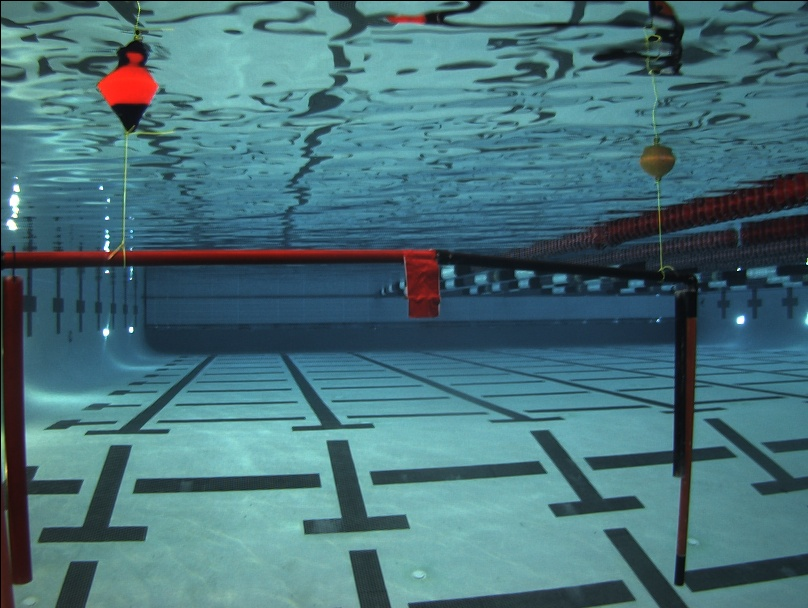
#> input picture images/1257.jpg, 808 x 608 px
$ jupyter execute --allow-errors MORPH-TRANS.ipynb   (shell and % lines are left out)   (older library calls are emulated)
#> lines starting #> are read from the running program, lines starting #| are printed output that depends on the picture; after the words box and inside, x2 and y2 are one past the last pixel; in counts of white or black regions, pixels touching at a corner belong together
# Morphological Transformation

# imports

[cell 1]
import cv2
import numpy as np
import pandas as pd
import os
from matplotlib import pyplot as plt

# useful methods

[cell 2]
def resize(img, scale): # resize image to scale value param
    return cv2.resize(img, (int(img.shape[1] * scale), int(img.shape[0] * scale) ) )


# [6 lines left out: function scaled, not called in this run]


def color_filter(image, lower_upper_list): # 2nd param now takes a list to handle python3
    lower = np.array(lower_upper_list[0], dtype="uint8")
    upper = np.array(lower_upper_list[1], dtype="uint8")

    mask = cv2.inRange(image, lower, upper)
    output = cv2.bitwise_and(image, image, mask = mask)

    return output, mask

# import images from dirs

[cell 3]
img_folder = "../images/"

img_base_name = "1257"

img_path = img_folder + img_base_name + ".jpg"

img = cv2.imread(img_path)
#> img is the input picture: shape (608, 808, 3); mean B, G, R 121.9, 114.2, 72.8

img.shape

# show image in RGB and HSV colorspace

[cell 4]
plt.figure(figsize=(10, 6) )
plt.imshow(cv2.cvtColor(img, cv2.COLOR_BGR2RGB) )
plt.show()

plt.figure(figsize=(10, 6) )
plt.imshow(cv2.cvtColor(img, cv2.COLOR_BGR2HSV) )
plt.show()
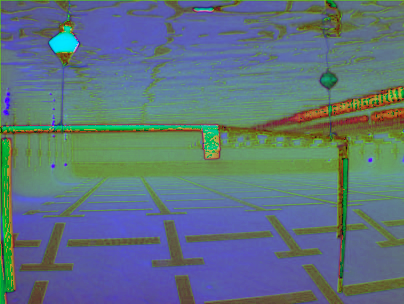
#> shown: shape (608, 808, 3) (shown at 1/2 size); mean R, G, B 93.4, 114.9, 125.4

# color filtering

### threshold values for RGB color space

[cell 5]
## RGB
#lower_thresh = np.array([0, 0, 0])
#upper_thresh = np.array([100, 255, 255])

#img = cv2.cvtColor(img, cv2.COLOR_BGR2RGB)

### threshold values for HSV color space

[cell 6]
## HSV
lower_thresh = np.array([0, 0, 0]) # [0, 120, 0]
upper_thresh = np.array([180, 255, 60])

img_hsv = cv2.cvtColor(img, cv2.COLOR_BGR2HSV)

# filter color

[cell 7]
#img_color_filt, mask = color_filter(img, [lower_thresh, upper_thresh] )
img_color_filt, mask = color_filter(img_hsv, [lower_thresh, upper_thresh] )
#> in color_filter, `lower = np.array(lower_upper_list[0], dtype="uint8")`: lower = [0, 0, 0]
#> in color_filter, `upper = np.array(lower_upper_list[1], dtype="uint8")`: upper = [180, 255, 60]
#> in color_filter, `mask = cv2.inRange(image, lower, upper)`:
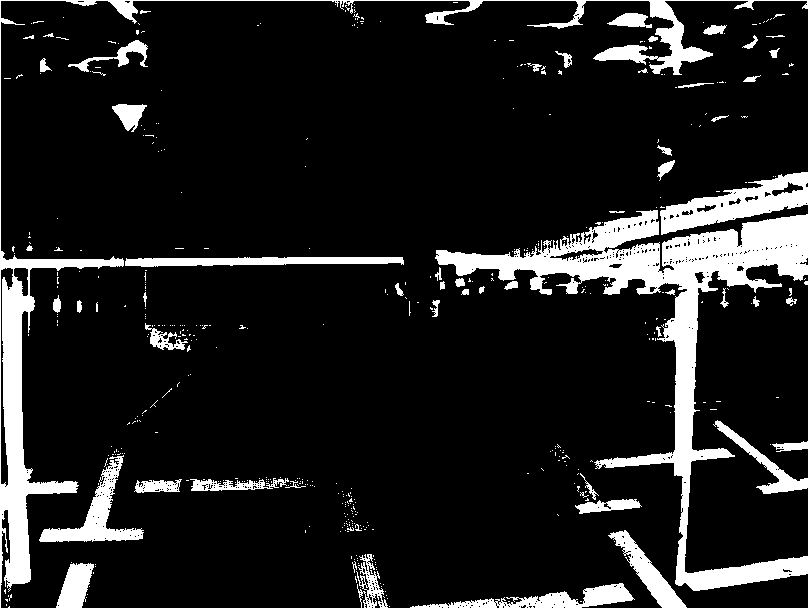
#> mask: shape (608, 808); 12% white; 471 white regions (413 under 20 px), largest, box (x1, y1, x2, y2) and area: (435, 210, 808, 591) 23383, (0, 0, 808, 608) 13385, (660, 172, 808, 235) 3948

# show filtered

[cell 8]
plt.figure(figsize=(10, 6) )
plt.imshow(img_color_filt) # original colorspace
plt.show()

[cell 9]
plt.figure(figsize=(10, 6) )
plt.imshow(cv2.cvtColor(img_color_filt, cv2.COLOR_HSV2RGB) )
plt.show()

## Morphs
1. erode
2. open
3. closing
4. dilation
5. gradient
6. tophat
7. blackhat

*basic kernel*

[cell 10]
kernel = np.ones((5, 5), np.uint8)

### *erode - fade/trim*

[cell 11]
erode_morph = cv2.erode(img_color_filt, kernel, iterations=1)
#> erode_morph: shape (608, 808, 3); mean H, S, V 3.7, 4.4, 2

plt.figure(figsize=(10, 6) )
#plt.imshow(erode_morph, cmap="gray")
plt.imshow(cv2.cvtColor(erode_morph, cv2.COLOR_HSV2RGB) )
plt.show()

### *open - remove specs (erosion followed by dilation)*

[cell 12]
open_morph = cv2.morphologyEx(img_color_filt, cv2.MORPH_OPEN, kernel)
#> open_morph: shape (608, 808, 3); mean H, S, V 7.4, 8.2, 3.6

plt.figure(figsize=(10, 6) )
#plt.imshow(open_morph, cmap="gray")
plt.imshow(cv2.cvtColor(open_morph, cv2.COLOR_HSV2RGB) )
plt.show()

### *closing - fill in*

[cell 13]
close_morph = cv2.morphologyEx(img_color_filt, cv2.MORPH_CLOSE, kernel)
#> close_morph: shape (608, 808, 3); mean H, S, V 13.8, 15.9, 6.4

plt.figure(figsize=(10, 6) )
#plt.imshow(close_morph, cmap="gray")
plt.imshow(cv2.cvtColor(close_morph, cv2.COLOR_HSV2RGB) )
plt.show()

### *dilation - make chubby*

[cell 14]
dilate_morph = cv2.dilate(img_color_filt, kernel, iterations=2)
#> dilate_morph: shape (608, 808, 3); mean H, S, V 29.6, 38.2, 14.3

plt.figure(figsize=(10, 6) )
#plt.imshow(dilate_morph, cmap="gray")
plt.imshow(cv2.cvtColor(dilate_morph, cv2.COLOR_HSV2RGB) )
plt.show()

### *gradient - diff bet'w dilation and erosion*

[cell 15]
grad_morph = cv2.morphologyEx(img_color_filt, cv2.MORPH_GRADIENT, kernel)
#> grad_morph: shape (608, 808, 3); mean H, S, V 18, 22.5, 8.4

plt.figure(figsize=(10, 6) )
#plt.imshow(grad_morph, cmap="gray")
plt.imshow(cv2.cvtColor(grad_morph, cv2.COLOR_HSV2RGB) )
plt.show()

### *top hat - diff bet'w input img and opening (remove specs)*

[cell 16]
tophat_morph = cv2.morphologyEx(img_color_filt, cv2.MORPH_TOPHAT, kernel)
#> tophat_morph: shape (608, 808, 3); mean H, S, V 4, 4.8, 1.7

plt.figure(figsize=(10, 6) )
#plt.imshow(tophat_morph, cmap="gray")
plt.imshow(cv2.cvtColor(tophat_morph, cv2.COLOR_HSV2RGB) )
plt.show()

### *blackhat - diff bet'w closing and input img*

[cell 17]
blackhat_morph = cv2.morphologyEx(img_color_filt, cv2.MORPH_BLACKHAT, kernel)
#> blackhat_morph: shape (608, 808, 3); mean H, S, V 2.3, 2.9, 1.2

plt.figure(figsize=(10, 6) )
#plt.imshow(blackhat_morph, cmap="gray")
plt.imshow(cv2.cvtColor(blackhat_morph, cv2.COLOR_HSV2RGB) )
plt.show()

# MORPH combinations testing
---

*open -> dilate*

[cell 18]
open_morph = cv2.morphologyEx(img_color_filt, cv2.MORPH_OPEN, kernel)
dilate_morph = cv2.dilate(open_morph, kernel, iterations=3)
#> dilate_morph: shape (608, 808, 3); mean H, S, V 19, 19.3, 8.4

plt.figure(figsize=(10, 6) )
#plt.imshow(open_morph, cmap="gray")
plt.imshow(cv2.cvtColor(open_morph, cv2.COLOR_HSV2RGB) )
plt.show()

plt.figure(figsize=(10, 6) )
#plt.imshow(dilate_morph, cmap="gray")
plt.imshow(cv2.cvtColor(dilate_morph, cv2.COLOR_HSV2RGB) )
plt.show()

*open -> close -> dilate*

[cell 19]
open_morph = cv2.morphologyEx(img_color_filt, cv2.MORPH_OPEN, kernel)
close_morph = cv2.morphologyEx(open_morph, cv2.MORPH_CLOSE, kernel)
#> close_morph: shape (608, 808, 3); mean H, S, V 7.8, 8.6, 3.7
dilate_morph = cv2.dilate(close_morph, kernel, iterations=3)

plt.figure(figsize=(10, 6) )
#plt.imshow(open_morph, cmap="gray")
plt.imshow(cv2.cvtColor(open_morph, cv2.COLOR_HSV2RGB) )
plt.show()

plt.figure(figsize=(10, 6) )
#plt.imshow(close_morph, cmap="gray")
plt.imshow(cv2.cvtColor(close_morph, cv2.COLOR_HSV2RGB) )
plt.show()

plt.figure(figsize=(10, 6) )
#plt.imshow(dilate_morph, cmap="gray")
plt.imshow(cv2.cvtColor(dilate_morph, cv2.COLOR_HSV2RGB) )
plt.show()

*close -> open -> dilate*

[cell 20]
close_morph = cv2.morphologyEx(img_color_filt, cv2.MORPH_CLOSE, kernel)
open_morph = cv2.morphologyEx(close_morph, cv2.MORPH_OPEN, kernel)
#> open_morph: shape (608, 808, 3); mean H, S, V 12.4, 13.6, 5.8
dilate_morph = cv2.dilate(open_morph, kernel, iterations=3)
#> dilate_morph: shape (608, 808, 3); mean H, S, V 26.3, 27.9, 12.3

plt.figure(figsize=(10, 6) )
#plt.imshow(close_morph, cmap="gray")
plt.imshow(cv2.cvtColor(close_morph, cv2.COLOR_HSV2RGB) )
plt.show()

plt.figure(figsize=(10, 6) )
#plt.imshow(open_morph, cmap="gray")
plt.imshow(cv2.cvtColor(open_morph, cv2.COLOR_HSV2RGB) )
plt.show()

plt.figure(figsize=(10, 6) )
#plt.imshow(dilate_morph, cmap="gray")
plt.imshow(cv2.cvtColor(dilate_morph, cv2.COLOR_HSV2RGB) )
plt.show()

*close -> dilate*

[cell 21]
close_morph = cv2.morphologyEx(img_color_filt, cv2.MORPH_CLOSE, kernel)
#open_morph = cv2.morphologyEx(close_morph, cv2.MORPH_OPEN, kernel)
dilate_morph = cv2.dilate(close_morph, kernel, iterations=3)
#> dilate_morph: shape (608, 808, 3); mean H, S, V 36.7, 48.6, 17.7

plt.figure(figsize=(10, 6) )
#plt.imshow(close_morph, cmap="gray")
plt.imshow(cv2.cvtColor(close_morph, cv2.COLOR_HSV2RGB) )
plt.show()

plt.figure(figsize=(10, 6) )
#plt.imshow(dilate_morph, cmap="gray")
plt.imshow(cv2.cvtColor(dilate_morph, cv2.COLOR_HSV2RGB) )
plt.show()

[cell 22]
vid_hsv2bgr = cv2.cvtColor(dilate_morph, cv2.COLOR_HSV2BGR)
img_gray_bgr = cv2.cvtColor(vid_hsv2bgr, cv2.COLOR_BGR2GRAY)

img_gray_hsv = cv2.cvtColor(dilate_morph, cv2.COLOR_BGR2GRAY)

plt.figure(figsize=(10, 6) )
plt.imshow(img_gray_hsv, cmap="gray")
plt.show()

plt.figure(figsize=(10, 6) )
plt.imshow(img_gray_bgr, cmap="gray")
plt.show()

[cell 23]
ret_1, img_thresh_1 = cv2.threshold(img_gray_hsv, 100, 255, cv2.THRESH_BINARY + cv2.THRESH_OTSU)
#> img_thresh_1: shape (608, 808); 30.9% white; 37 white regions, largest, box (x1, y1, x2, y2) and area: (379, 166, 808, 608) 67811, (0, 0, 808, 608) 58929, (128, 471, 321, 499) 4479
#> ret_1 = 61
ret_2, img_thresh_2 = cv2.threshold(img_gray_bgr, 100, 255, cv2.THRESH_BINARY + cv2.THRESH_OTSU)
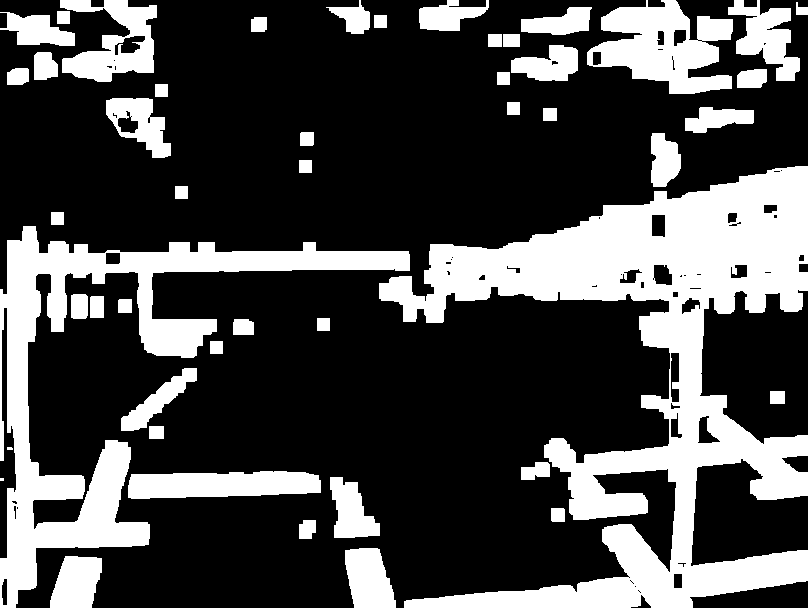
#> img_thresh_2: shape (608, 808); 28.5% white; 48 white regions (2 under 20 px)
#> ret_2 = 19

#ret_1, img_thresh_1 = cv2.threshold(img_gray_1, 127, 255, cv2.THRESH_BINARY)
#ret_2, img_thresh_2 = cv2.threshold(img_gray_2, 127, 255, cv2.THRESH_BINARY)

plt.figure(figsize=(10, 6) )
plt.imshow(img_thresh_1, cmap="gray")
plt.show()

plt.figure(figsize=(10, 6) )
plt.imshow(img_thresh_2, cmap="gray")
plt.show()

[cell 24]
#img1_c, img1_contours, img1_heirarchy = cv2.findContours(img_gray_1, cv2.RETR_TREE, cv2.CHAIN_APPROX_SIMPLE)
#img2_c, img2_contours, img2_heirarchy = cv2.findContours(img_gray_2, cv2.RETR_TREE, cv2.CHAIN_APPROX_SIMPLE)

img1_c, img1_contours, img1_heirarchy = cv2.findContours(img_thresh_1, cv2.RETR_TREE, cv2.CHAIN_APPROX_SIMPLE)
#> img1_contours = 56 contours, 16 with area under 20; largest, box (x1, y1, x2, y2) and area: (379, 166, 808, 608) 66296, (0, 0, 808, 608) 55848, (128, 471, 321, 499) 4266, (345, 548, 396, 608) 2265, (106, 98, 171, 158) 2204; img1_heirarchy = 56 rows, first 6: [1, -1, -1, -1], [2, 0, -1, -1], [3, 1, -1, -1], [4, 2, -1, -1], [5, 3, -1, -1], [6, 4, -1, -1]
img2_c, img2_contours, img2_heirarchy = cv2.findContours(img_thresh_2, cv2.RETR_TREE, cv2.CHAIN_APPROX_SIMPLE)
#> img2_contours = 115 contours, 39 with area under 20; largest, box (x1, y1, x2, y2) and area: (379, 166, 808, 608) 66264, (0, 226, 410, 608) 28103, (587, 0, 733, 94) 8030, (128, 471, 321, 499) 4266, (60, 0, 157, 82) 4236; img2_heirarchy = 115 rows, first 6: [1, -1, -1, -1], [2, 0, -1, -1], [3, 1, -1, -1], [4, 2, -1, -1], [5, 3, -1, -1], [6, 4, -1, -1]

#print(len(img1_contours))
#print(len(img2_contours))

[cell 25]
threshold_color = [0, 255, 0] # green

img_copy = img.copy()
#print(len(conts))
#print(len(filt_cont) )

cv2.drawContours(img_copy, img1_contours, -1, threshold_color, 3)
#> img_copy: shape (608, 808, 3); 12.62% of pixels changed, all inside (x1, y1, x2, y2) = (0, 0, 808, 608)
#cv2.drawContours(img_copy, filt_cont, 0, threshold_color, 3) # 5

plt.figure(figsize=(10, 6) )
plt.imshow(cv2.cvtColor(img_copy, cv2.COLOR_BGR2RGB) )
plt.show()

[cell 26]
edges = cv2.Canny(img_thresh_1, 150, 255, apertureSize=5)
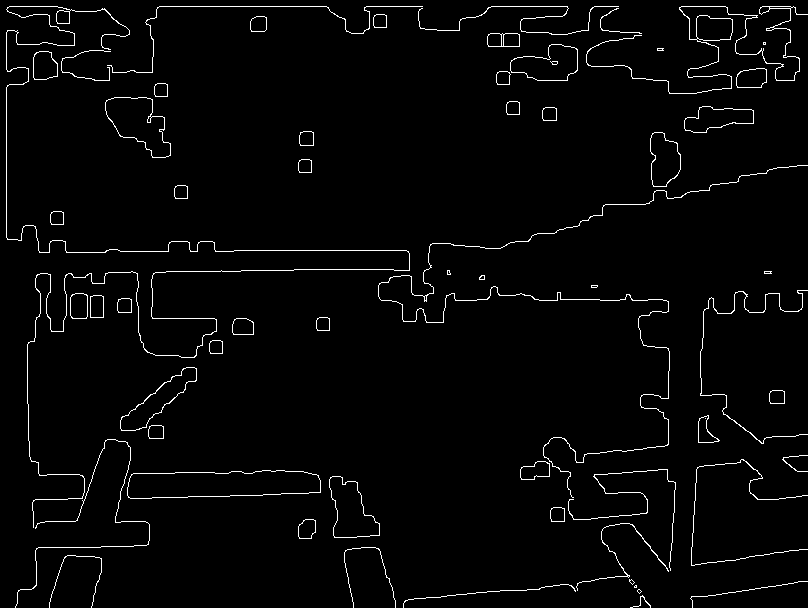
#> edges: shape (608, 808); 2.4% white in thin lines or dots

plt.figure(figsize=(10, 6) )
plt.imshow(edges, cmap="gray")
plt.show()

[cell 27]
img_copy = img.copy()


lines = cv2.HoughLinesP(edges, 1, np.pi/180, 100, minLineLength=50, maxLineGap=50)
#> lines = 16 rows, first 6: [159, 6, 422, 6], [6, 237, 6, 9], [38, 250, 429, 250], [36, 275, 429, 268], [32, 502, 358, 491], [381, 300, 476, 300]
for line in lines:
    x1, y1, x2, y2 = line[0]
    cv2.line(img_copy, (x1, y1), (x2, y2), (0, 255, 0), 2)
#> this loop made 16 passes
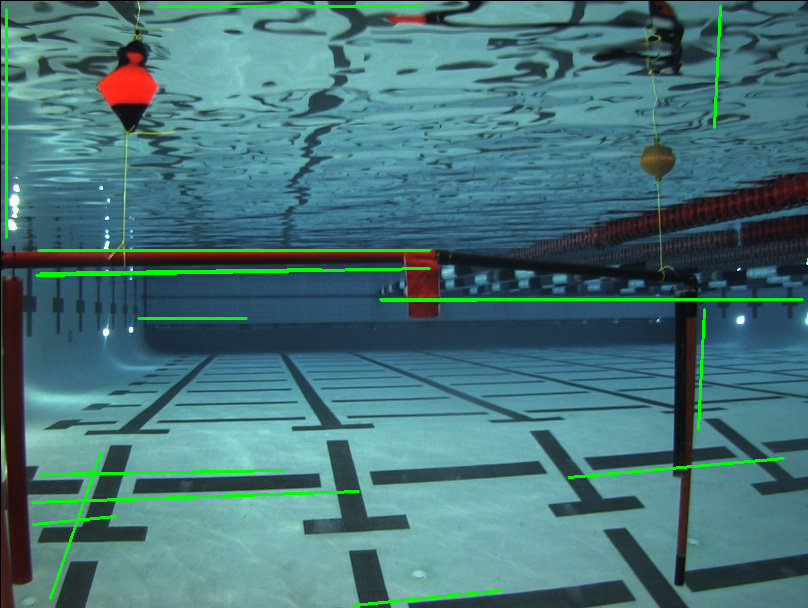
#> img_copy: shape (608, 808, 3); 2.06% of pixels changed, all inside (x1, y1, x2, y2) = (5, 5, 804, 607)

plt.figure(figsize=(10, 6) )
plt.imshow(cv2.cvtColor(img_copy, cv2.COLOR_BGR2RGB) )
plt.show()

[cell 28]
gray = cv2.cvtColor(img, cv2.COLOR_BGR2GRAY)
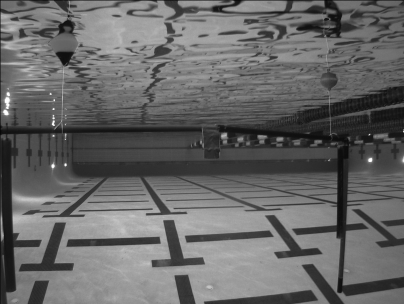
#> gray: shape (608, 808) (shown at 1/2 size); min 0, max 255, mean 102.7
ret, thresh = cv2.threshold(gray,0,255,cv2.THRESH_BINARY_INV+cv2.THRESH_OTSU)
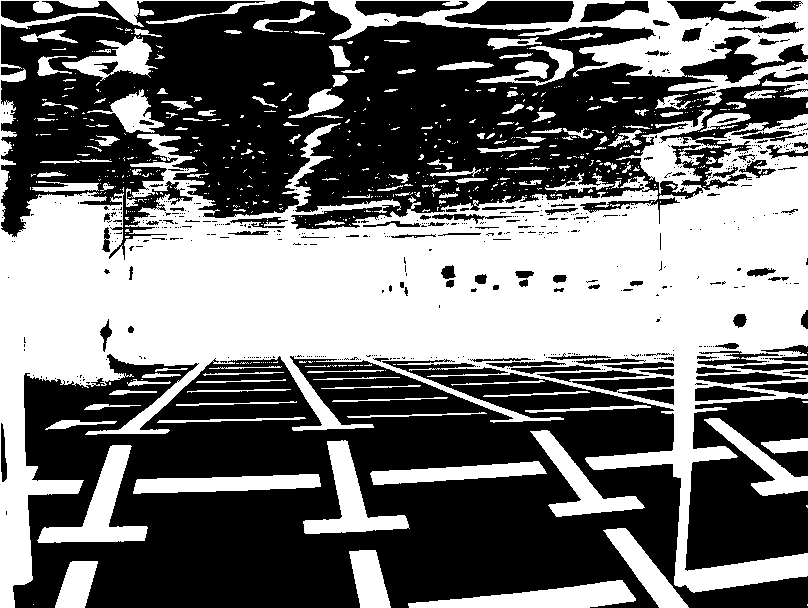
#> thresh: shape (608, 808); 44.4% white; 637 white regions (496 under 20 px), largest, box (x1, y1, x2, y2) and area: (0, 0, 808, 608) 171574, (37, 445, 148, 543) 3563, (408, 580, 636, 608) 3397
#> ret = 98

[cell 29]
# noise removal
kernel = np.ones((3,3),np.uint8)
opening = cv2.morphologyEx(img_thresh_1,cv2.MORPH_OPEN,kernel, iterations = 2)
# sure background area
sure_bg = cv2.dilate(opening,kernel,iterations=3)
#> sure_bg: shape (608, 808); 38.6% white; 19 white regions, largest, box (x1, y1, x2, y2) and area: (0, 0, 808, 608) 166080, (103, 81, 174, 161) 3480, (342, 545, 399, 608) 2921
# Finding sure foreground area
dist_transform = cv2.distanceTransform(opening,cv2.DIST_L2,5)
ret, sure_fg = cv2.threshold(dist_transform,0.7*dist_transform.max(),255,0)
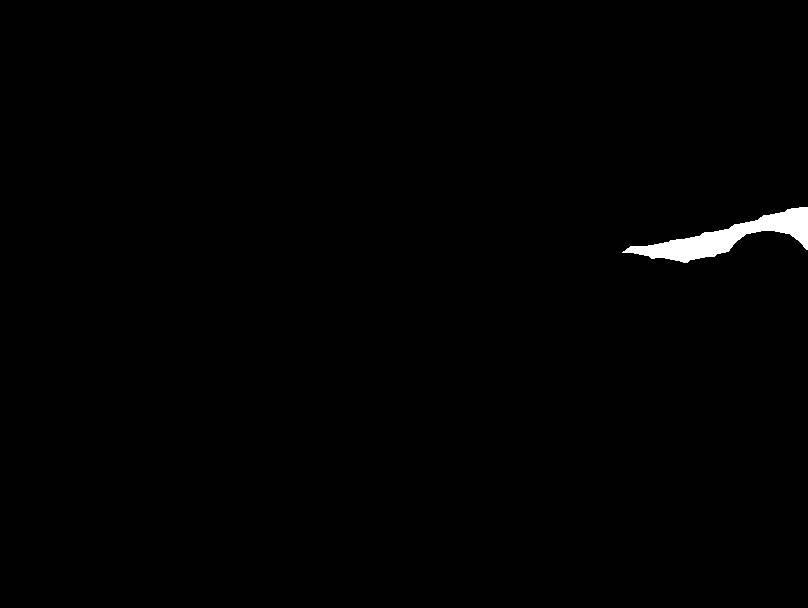
#> sure_fg: shape (608, 808) float32; 0.72% white; 1 white region, box (x1, y1, x2, y2) and area: (622, 207, 808, 263) 3548
#> ret = 41.84
# Finding unknown region
sure_fg = np.uint8(sure_fg)
unknown = cv2.subtract(sure_bg,sure_fg)
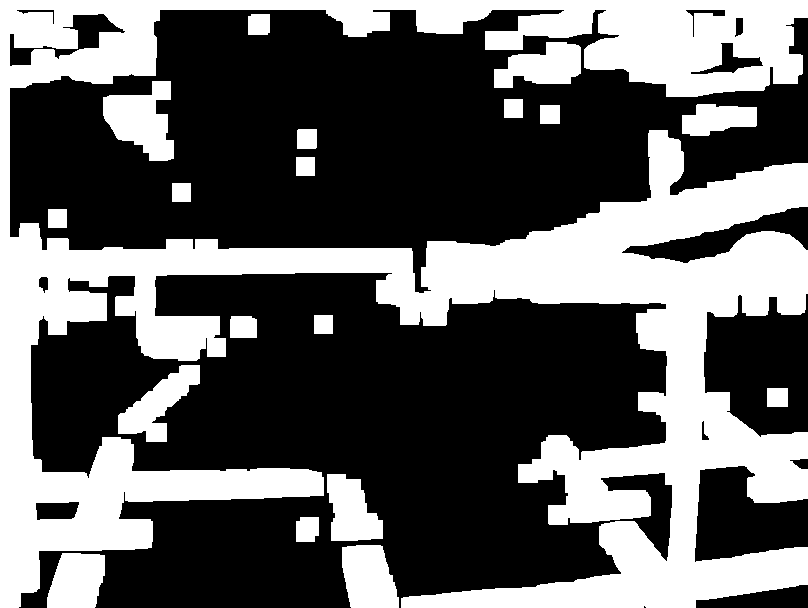
#> unknown: shape (608, 808); 37.8% white; 19 white regions, largest, box (x1, y1, x2, y2) and area: (0, 0, 808, 608) 162532, (103, 81, 174, 161) 3480, (342, 545, 399, 608) 2921


plt.figure(figsize=(10, 6) )
plt.imshow(opening, cmap="gray")
plt.show()

plt.figure(figsize=(10, 6) )
plt.imshow(sure_bg, cmap="gray")
plt.show()

plt.figure(figsize=(10, 6) )
plt.imshow(dist_transform, cmap="gray")
plt.show()

plt.figure(figsize=(10, 6) )
plt.imshow(sure_fg, cmap="gray")
plt.show()

plt.figure(figsize=(10, 6) )
plt.imshow(unknown, cmap="gray")
plt.show()

[cell 30]
# Marker labelling
ret, markers = cv2.connectedComponents(sure_fg)
#> ret = 2
# Add one to all labels so that sure background is not 0, but 1
markers = markers+1
# Now, mark the region of unknown with zero
markers[unknown==255] = 0

plt.figure(figsize=(10, 6) )
plt.imshow(markers, cmap="gray")
#plt.imshow(cv2.cvtColor(markers, cv2.COLOR_BGR2RGB) )
plt.show()
